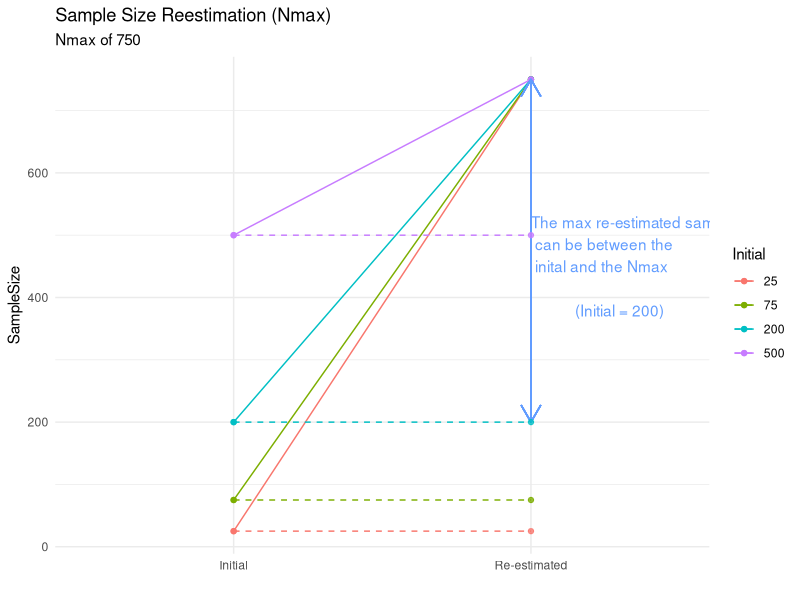

Write R code to recreate this figure.
# Title: Sample Size Reestimation
# Author: Gareth Burns
# Creation Date: 10/01/2024
# Description: Expected Behavior using "Nmax" for 4
# "initial" sample sizes

# Load Libraries ----------------------------------------------------------
library(ggplot2)


# User-defined Variables --------------------------------------------------
Nmax <- 750
SampleSizes <- c(25, 75, 200, 500)

data <-
  data.frame(
    Initial = as.factor(rep(SampleSizes, 2)),
    Cat = c(rep("Initial", 4), rep("Re-estimated", 4)),
    SampleSize = c(SampleSizes, rep(Nmax, length(SampleSizes)))
  )
data1 <-
  data.frame(
    Initial = as.factor(rep(SampleSizes, 2)),
    Cat = c(rep("Initial", 4), rep("Re-estimated", 4)),
    SampleSize = c(SampleSizes, SampleSizes)
  )

# Plot --------------------------------------------------------------------

plot <- ggplot(data, aes(
  x = Cat,
  y = SampleSize,
  group = Initial,
  colour = Initial
)) +
  geom_point() +
  geom_path() +
  ggtitle(label = "Sample Size Reestimation (Nmax)",
          subtitle = "Nmax of 750") +
  theme_minimal() +
  xlab("") +
  geom_segment(
    aes(
      x = "Re-estimated",
      y = 200,
      xend = "Re-estimated",
      yend = 750
    ),
    colour = "#619CFF",
    arrow = arrow(length = unit(0.5, "cm"), ends = "both"),
    show.legend = FALSE
  ) +
  geom_point(data = data1, alpha = 0.8) +
  geom_path(data = data1,  linetype = "dashed") +
  annotate(
    "text",
    x = "Re-estimated",
    y = 450,
    label = "The max re-estimated sample size\n can be between the \n inital and the Nmax \n
           (Initial = 200)",
    hjust = 0,
    colour = "#619CFF"
  )

ggsave(filename = file.path("KerusCloud", "Sample Size Reestimation", "nmax.png"), plot = plot, bg = "white", width = 1000, height = 478, units = "px", dpi = "screen")
